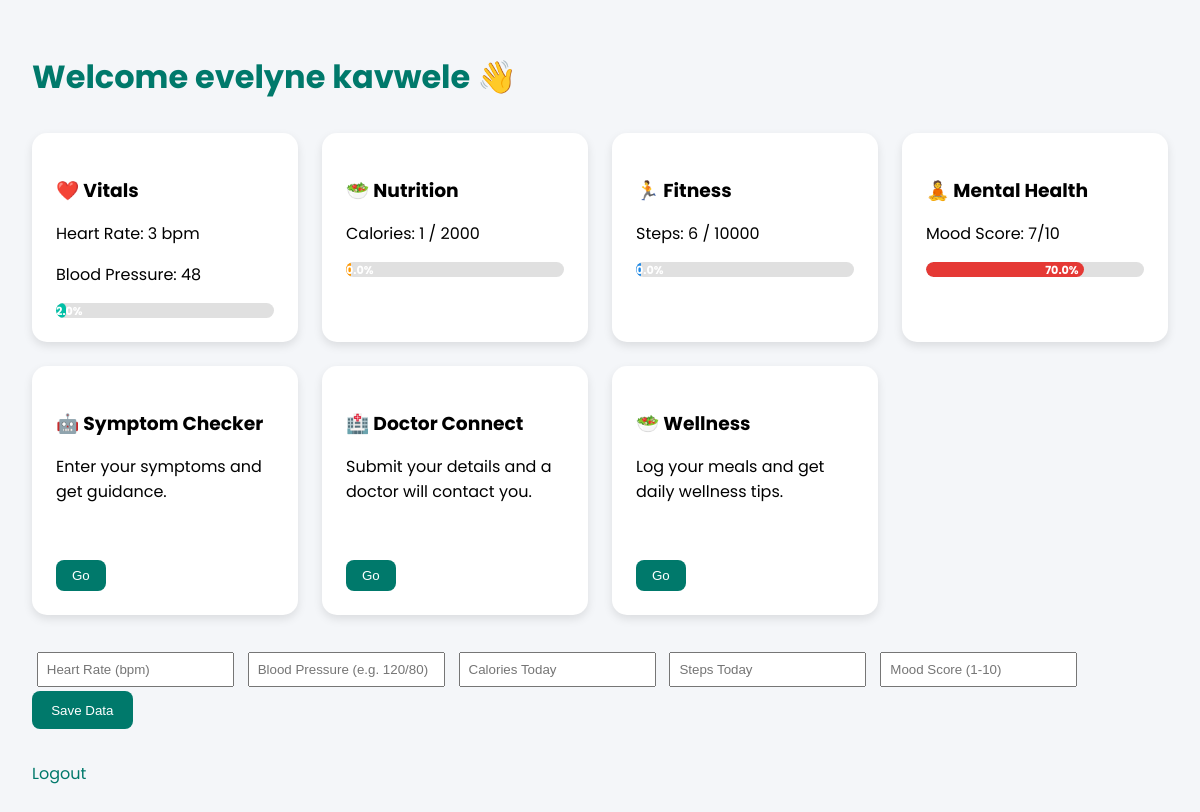
The app's page /dashboard (signed in) with its own data.
### tables this page shows
CREATE TABLE health (
            id INTEGER PRIMARY KEY AUTOINCREMENT,
            user_id INTEGER,
            heart_rate INTEGER,
            blood_pressure TEXT,
            calories INTEGER,
            steps INTEGER,
            mood INTEGER,
            date TIMESTAMP DEFAULT CURRENT_TIMESTAMP
        );

### app.py (the view)
@app.route("/dashboard")
def dashboard():
    if "user_id" not in session:
        return redirect(url_for("auth"))
    conn = sqlite3.connect("afyatrack.db")
    c = conn.cursor()
    c.execute("SELECT * FROM health WHERE user_id=? ORDER BY date DESC LIMIT 1", (session["user_id"],))
    health = c.fetchone()
    conn.close()
    percentages = {
        "heart_rate": 0,
        "calories": 0,
        "steps": 0,
        "mood": 0
    }
    if health:
        hr, bp, cal, steps, mood = health[2], health[3], health[4], health[5], health[6]
        percentages = {
            "heart_rate": round((hr / 120) * 100) if hr else 0,
            "calories": round((cal / 2000) * 100) if cal else 0,
            "steps": round((steps / 10000) * 100) if steps else 0,
            "mood": round((mood / 10) * 100) if mood else 0
        }
    else:
        hr, bp, cal, steps, mood = None, None, 0, 0, 0
    return render_template(
        "dashboard.html",
        username=session["username"],
        health=health,
        percentages=percentages
    )

### templates/dashboard.html (shortened to what this page needs)
<!DOCTYPE html>
<html lang="en">
<head>
</head>
<body>
  <div class="container">
    <h1>Welcome {{ username }} 👋</h1>
    <div class="cards">
      <div class="card">
        <h3>❤️ Vitals</h3>
        <p>Heart Rate: {{ health[2] if health else 'N/A' }} bpm</p>
        <p>Blood Pressure: {{ health[3] if health else 'N/A' }}</p>
        <div class="progress">
          <div class="progress-bar green" style="width: {{ (health[2]/120*100) if health else 0 }}%">
            {{ (health[2]/120*100)|round(0) if health else 0 }}%
          </div>
        </div>
      </div>
      <div class="card">
        <h3>🥗 Nutrition</h3>
        <p>Calories: {{ health[4] if health else 0 }} / 2000</p>
        <div class="progress">
          <div class="progress-bar orange" style="width: {{ (health[4]/2000*100) if health else 0 }}%">
            {{ (health[4]/2000*100)|round(0) if health else 0 }}%
          </div>
        </div>
      </div>
      <div class="card">
        <h3>🏃 Fitness</h3>
        <p>Steps: {{ health[5] if health else 0 }} / 10000</p>
        <div class="progress">
          <div class="progress-bar blue" style="width: {{ (health[5]/10000*100) if health else 0 }}%">
            {{ (health[5]/10000*100)|round(0) if health else 0 }}%
          </div>
        </div>
      </div>
      <div class="card">
        <h3>🧘 Mental Health</h3>
        <p>Mood Score: {{ health[6] if health else 0 }}/10</p>
        <div class="progress">
          <div class="progress-bar red" style="width: {{ (health[6]/10*100) if health else 0 }}%">
            {{ (health[6]/10*100)|round(0) if health else 0 }}%
          </div>
        </div>
      </div>
      <div class="card">
        <h3>🤖 Symptom Checker</h3>
        <p>Enter your symptoms and get guidance.</p>
        <a href="{{ url_for('symptom_checker') }}"><button>Go</button></a>
      </div>
      <div class="card">
        <h3>🏥 Doctor Connect</h3>
        <p>Submit your details and a doctor will contact you.</p>
        <a href="{{ url_for('doctor_connect') }}"><button>Go</button></a>
      </div>
      <div class="card">
        <h3>🥗 Wellness</h3>
        <p>Log your meals and get daily wellness tips.</p>
        <a href="{{ url_for('wellness') }}"><button>Go</button></a>
      </div>
    </div>
    <form action="{{ url_for('add_health') }}" method="POST">
      <input type="number" name="heart_rate" placeholder="Heart Rate (bpm)" required>
      <input type="text" name="blood_pressure" placeholder="Blood Pressure (e.g. 120/80)" required>
      <input type="number" name="calories" placeholder="Calories Today" required>
      <input type="number" name="steps" placeholder="Steps Today" required>
      <input type="number" name="mood" placeholder="Mood Score (1-10)" required>
      <button type="submit">Save Data</button>
    </form>
    <a href="{{ url_for('logout') }}">Logout</a>
  </div>
</body>
</html>

### templates/dashboard.html (style rules this page uses)
body { font-family: 'Poppins', sans-serif; background: #f4f6f9; margin: 0; padding: 0; }
.container { padding: 2rem; }
h1 { color: #00796b; }
.cards { display: grid; grid-template-columns: repeat(auto-fit, minmax(250px, 1fr)); gap: 1.5rem; margin-top: 2rem; }
.card { background: white; padding: 1.5rem; border-radius: 15px; box-shadow: 0 4px 10px rgba(0,0,0,0.1); }
.card h3 { margin-bottom: 1rem; }
.progress { background: #e0e0e0; border-radius: 20px; overflow: hidden; height: 15px; margin-top: 0.5rem; }
.progress-bar { height: 100%; border-radius: 20px; text-align: right; padding-right: 5px; font-size: 0.7rem; color: white; font-weight: bold; }
.green { background: #00bfa6; }
.orange { background: #ff9800; }
.blue { background: #1e88e5; }
.red { background: #e53935; }
form { margin-top: 2rem; }
form input { padding: 0.5rem; margin: 0.3rem; }
form button { padding: 0.7rem 1.2rem; background: #00796b; color: white; border: none; border-radius: 8px; }
a { text-decoration: none; color: #00796b; margin-top: 2rem; display: inline-block; }
.card button { padding: 0.5rem 1rem; margin-top: 0.5rem; border: none; border-radius: 8px; background: #00796b; color: white; cursor: pointer; }

### records on screen
health: heart_rate "3", blood_pressure "48", (health[2]/120*100)|round(0)ifhealthelse0 "2.0", calories "1", (health[4]/2000*100)|round(0)ifhealthelse0 "0.0", steps "6", (health[5]/10000*100)|round(0)ifhealthelse0 "0.0", mood "7", (health[6]/10*100)|round(0)ifhealthelse0 "70.0"

### other values on screen
{{ username }} "evelyne kavwele"
